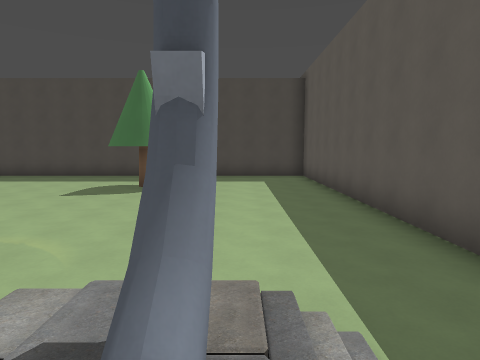
view 1 (above)

17 first-person views from a walk through a 3-D level made in the Godot game engine. The camera is 1.5 m above the floor, tilts 6° down and sees 75° across. The floor is counted in squares, 2 m on a side. Each view is taken from the middle of a square. On the plan, view 1 faces up. The plan holds only what a view shows up to about 10 squares ahead; the rest is blank. Some surface patterns are stand-ins.

view 2
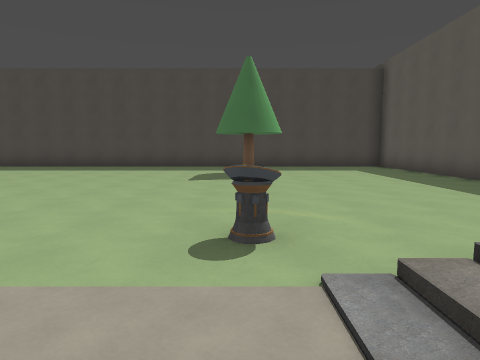

view 3
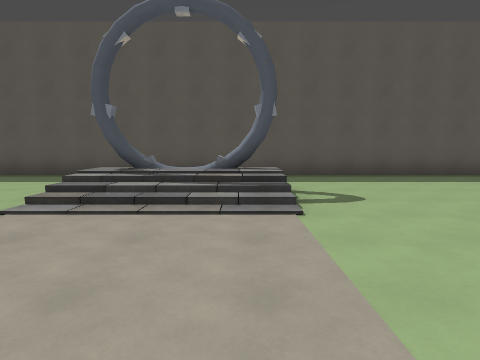

view 4
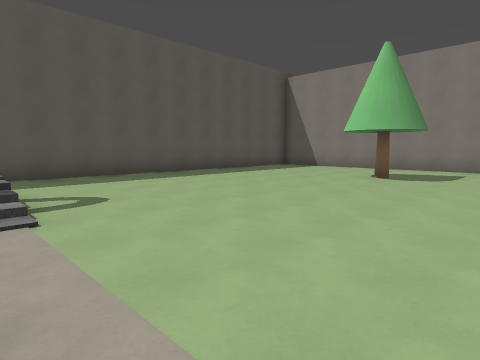

view 5
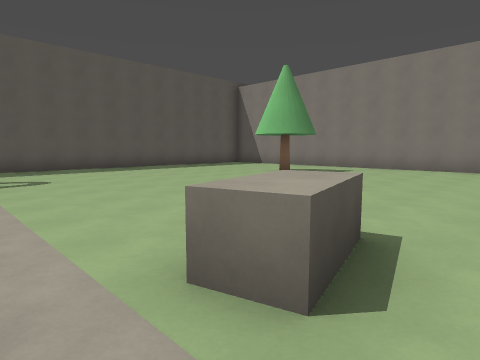

view 6
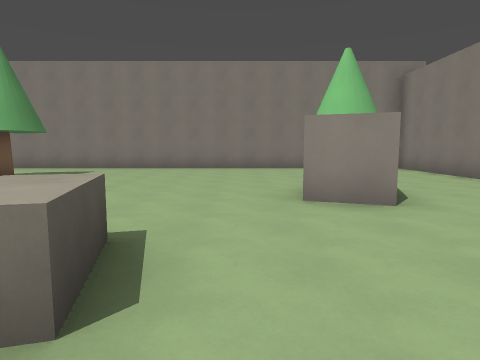

view 7
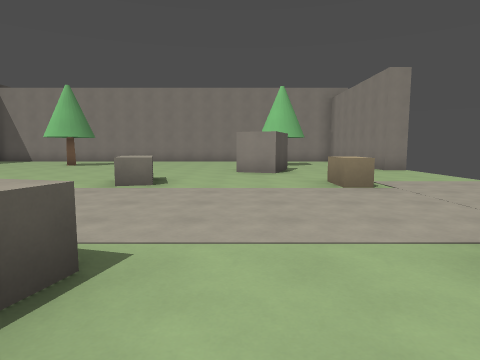

view 8
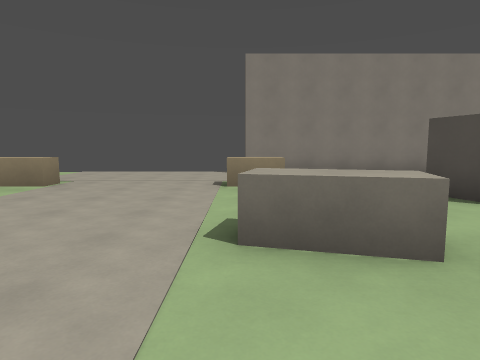

view 9
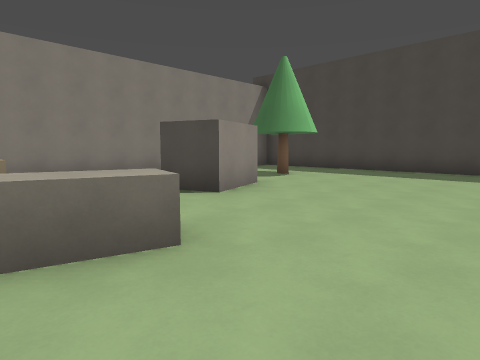

view 10
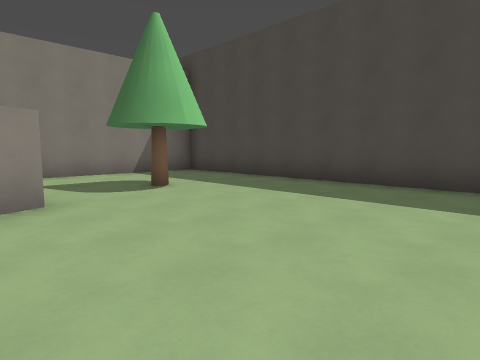

view 11
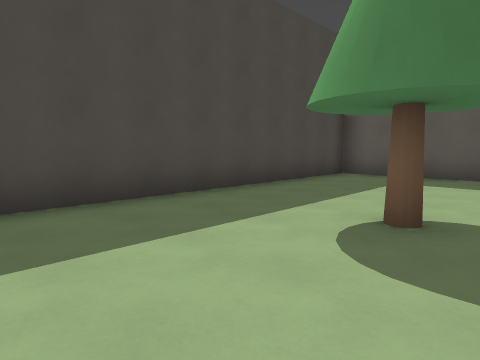

view 12
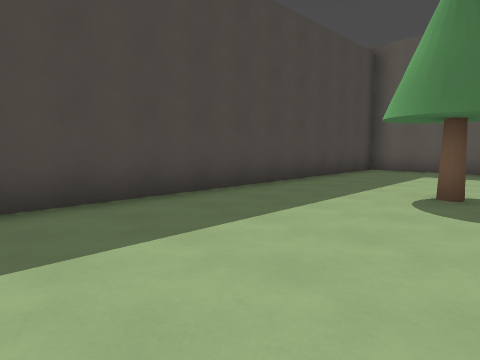

view 13
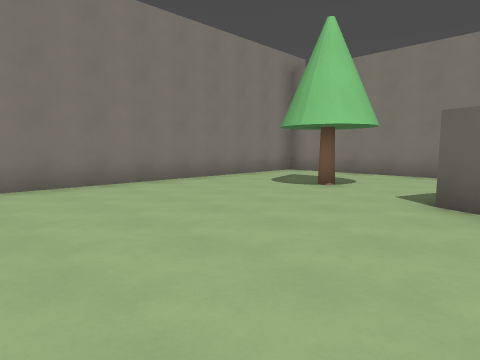

view 14
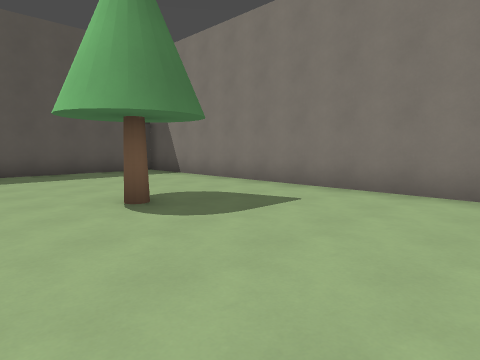

view 15
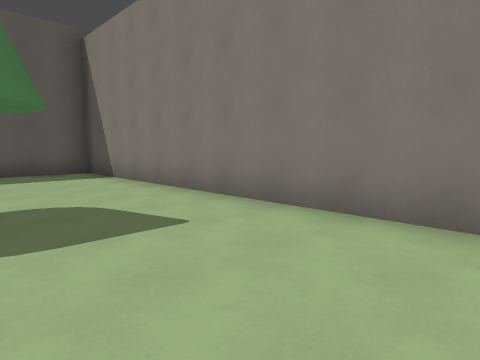

view 16
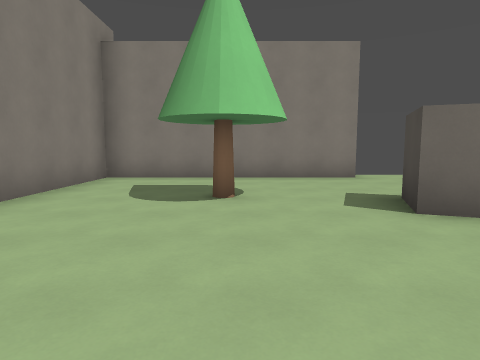

view 17
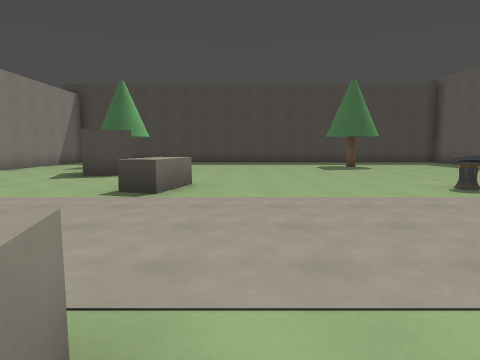

### Floor plan
Key: @ floor where view 1 was taken; # wall or solid block; . floor; / step, stairs or slope; = window, fence, low wall or low ledge; ^ raised ledge.
Columns run from 15 left of view 1 to 3 right of it. Each row starts with its distance up from view 1.
 13 ###################
 12 #.................#
 11 #.................#
 10 #.................#
  9 #..#........#.....#
  8 #.................#
  7 #....#............#
  6 #...##............#
  5 # ..#.............#
  4 #  ... ...........#
  3 #  ....^....=.....#
  2  ..^..^...........#
  1 .............//#. #
  0 .............//@  #
 -1 .............//#  #
 -2 ...^...^..........#
 -3 .......^..........#
 -4 ..................#
 -5 ....#.............#
 -6 ....##............#
 -7 #....#............#
 -8 #.................#
 -9 #..#........#.....#
-10 #.................#
-11 #.................#
-12 #.................#
-13 ###################

Positions as (right, up) in squares from view 1, and headings:
1: (0, 0), facing up
2: (-3, 0), facing up
3: (-6, -1), facing right
4: (-6, -1), facing down-right
5: (-9, -1), facing down-right
6: (-9, -1), facing down
7: (-10, 4), facing down
8: (-6, 2), facing left
9: (-6, 2), facing up-left
10: (-6, 6), facing up-left
11: (-6, 8), facing up-right
12: (-8, 8), facing up-right
13: (-6, -6), facing down-left
14: (-7, -7), facing down-right
15: (-7, -9), facing down-right
16: (-7, -9), facing left
17: (-7, -3), facing up
